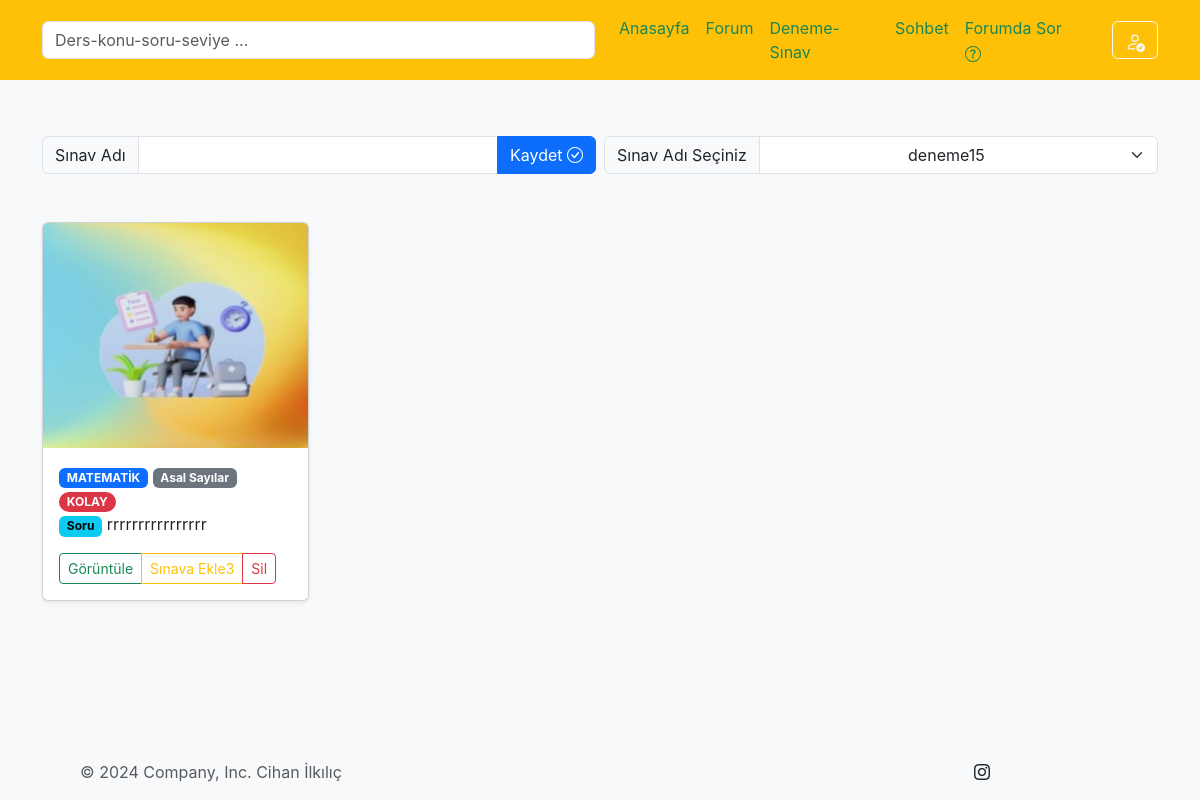
The page /question/show_cart/ (signed in) on the database its author committed.
### cart/models.py (models this page shows, shortened)
class Cart(models.Model):
    author=models.ForeignKey(User,on_delete = models.CASCADE,verbose_name="Sepete Ekleyen")
    exam_items=models.IntegerField(null=True,verbose_name="Soru Id:")
    Lessons=models.CharField(verbose_name="Ders Adı",null=True,max_length=50)
    Question=models.TextField(verbose_name="Soru",null=True)
    Choice_A=models.TextField(verbose_name="A Şıkkı",blank=True, null=True)
    Choice_B=models.TextField(verbose_name="B Şıkkı",blank=True, null=True)
    Choice_C=models.TextField(verbose_name="C Şıkkı",blank=True, null=True)
    Choice_D=models.TextField(verbose_name="D Şıkkı",blank=True, null=True)
    Choice_E=models.TextField(verbose_name="E Şıkkı",blank=True, null=True)
    Answer=models.TextField(verbose_name="Cevap",null=True)
    Classroom=models.CharField(verbose_name="Kaçıncı Sınıf Sorusu?",null=True,blank=False,max_length=10)
    Topics_Name=models.CharField(max_length=100,verbose_name="Konu Adı",null=True)
    Question_Types=models.CharField(verbose_name='SORU TİPLERİ',null=True,max_length=20)
    Level = models.CharField(default="KOLAY", max_length=6, blank=True)
    Question_Image=models.ImageField(upload_to='cart_images/',blank=True, null=True, verbose_name="Soruya Fotoğraf Ekleyin")
    created_date=models.DateTimeField(auto_now=True,verbose_name="Oluşturma Tarihi")

### question/views.py (the view)
# urls.py: path('show_cart/', views.show_cart, name='show_cart'),
def show_cart(request):
    user = get_object_or_404(Profile, author_id=request.user.id)
    if request.user.is_authenticated:
        if user.user_types =="Teacher":
            cart_shows = Cart.objects.filter(author=request.user).order_by('-created_date')
            exam_title = CartExamTitle.objects.filter(author=request.user).order_by('-created_date')
            context = {
                'cart_shows': cart_shows,
                'exam_title': exam_title
            }
            return render(request, 'cart/cart_show.html', context)
        else:
            redirect_url = reverse('quizbox:index')  # 'hata_sayfasi' isimli URL'nin adını projenize göre değiştirin
            return HttpResponseRedirect(redirect_url)
    else:
        redirect_url = reverse('quizbox:index')  # 'hata_sayfasi' isimli URL'nin adını projenize göre değiştirin
        return HttpResponseRedirect(redirect_url)

### templates/cart/cart_show.html (shortened to what this page needs)
{% include 'base/layout.html' %}
{% block body %}
{% include 'cart/cart_albums.html' %}
{% endblock body %}
{% include 'base/footer.html' %}

### templates/cart/cart_albums.html (shortened to what this page needs)
  <form id="myFormSave"     enctype="multipart/form-data">
    <div class="album py-5 bg-light container">
      <div class="row row-cols-1 row-cols-sm-2 row-cols-md-2 g-2">
        <div class="col-md">
          <div class="input-group ">
            <span class="input-group-text" id="addon-wrapping">Sınav Adı</span>
            <input type="text" class="form-control" placeholder="" name="input" aria-label="Sınav adı Giriniz" aria-describedby="addon-wrapping">
            <button class="btn btn-primary BTNSUBMIT" type="button" id="button-addon2">Kaydet <i class="bi bi-check-circle"></i></button>
          </div>
      </div>
      <div class="col-md">
        <div class="input-group">
          <label class="input-group-text" for="inputGroupSelect01">Sınav Adı Seçiniz</label>
          <select  class="form-select InputGroupSelect1 text-center" id="InputGroupSelect1" aria-label="Example select with button addon">
            {% for title in exam_title %}
            <option value='{{title.exam_title }}'>{{title.exam_title }} </option>
    {% endfor %}
        </select>
        </div>
      </div>
    </div>
    </div>
    </form>
<div class="album  mb-5 bg-light container">
      <div class="row row-cols-1 row-cols-sm-2 row-cols-md-4 g-3">
        {% for cart_show in cart_shows %}
        <div class="col">
            <div class="card shadow-sm">
              {% if cart_show.Question_Image %}
              <img class="card-img-top" src="{{cart_show.Question_Image.url }}" id="Question_Image" name="Question_Image"  width="100%" height="225" alt="..." />
              {% endif %}
              <div class="card-body">
                  <span class="badge text-bg-primary">{{ cart_show.Lessons}}</span>
                  <span class="badge text-bg-secondary">{{ cart_show.Topics_Name}}</span>
                  <span class="badge rounded-pill text-bg-danger">{{ cart_show.Level}}</span>
                <p class="card-text">
                  <span class="badge text-bg-info">Soru</span>
                  {{ cart_show.Question}}</p>
                <div class="d-flex justify-content-between align-items-center">
                  <div class="btn-group">
                    <a class="btn btn-sm btn-outline-success" href="{% url "question:question_detail" cart_show.exam_items %}">Görüntüle</a>
                   <button type="button" class="btn btn-sm btn-outline-warning BTNALL"  data-user-id="{{cart_show.exam_items}}">Sınava Ekle{{cart_show.exam_items}}</button>
                  <a class="btn btn-sm btn-outline-danger cart_delete_Button" href="{% url "question:exam_save_2_cart_delete" cart_show.exam_items %}" data-user-id="{{cart_show.exam_items}}"> Sil</a>
                  </div>
                </div>
              </div>
            </div>
          </div>
        {% endfor %}
      </div>
    </div>

### templates/base/navbar.html (style rules this page uses)
body { font-family: -apple-system, BlinkMacSystemFont, 'Segoe UI', Roboto, Oxygen, Ubuntu, Cantarell, 'Open Sans', 'Helvetica Neue', sans-serif; background-color: #f8f9fa; padding-top: 20px; }

### rows shown on the page
Cart: Question_Image (picture), Lessons "MATEMATİK", Topics_Name "Asal Sayılar", Level "KOLAY", Question "rrrrrrrrrrrrrrrr", exam_items "3"

### other values the page prints
form field value "deneme15"
